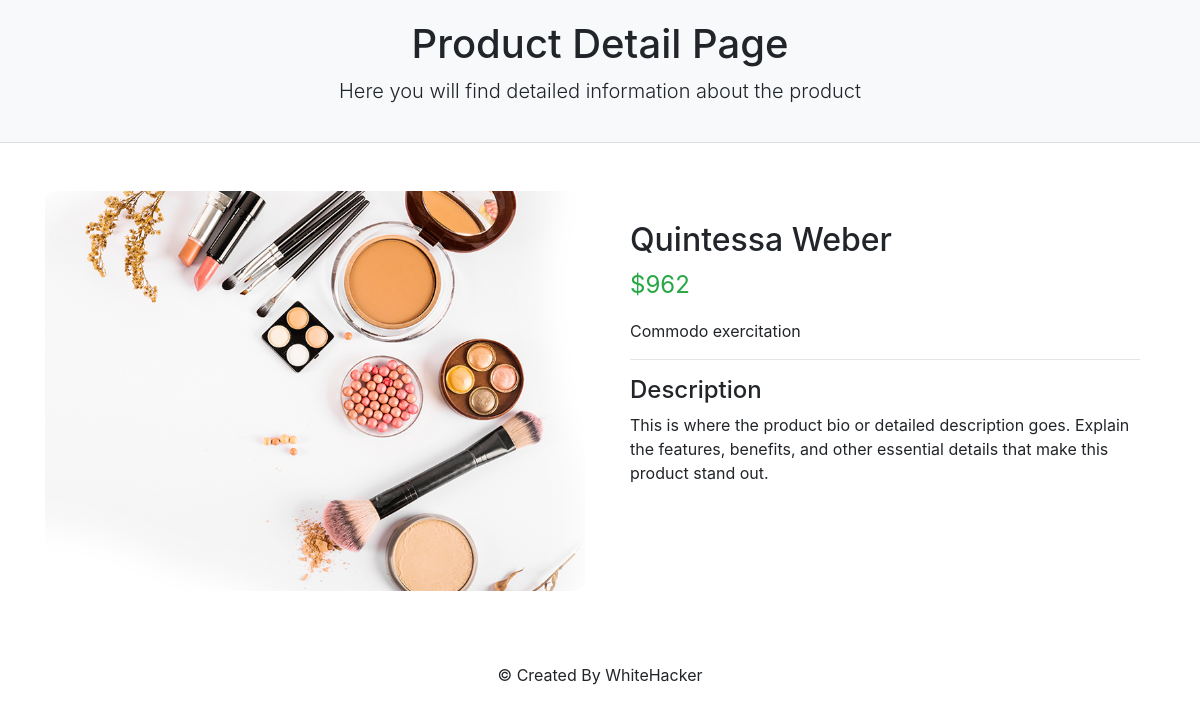
Page /detail/1/ on the committed database.
### blog/models.py (models this page shows, shortened)
class Product(models.Model):
    tag = [
        ('carousel', 'Carousel'),
        ('product', 'Product'),
    ]
    name= models.CharField(max_length=200)
    bio = models.TextField()
    price = models.IntegerField()
    img = models.ImageField(upload_to='product/')
    tag_type = models.CharField(choices=tag, max_length=10)
    category = models.ForeignKey(Category,on_delete=models.CASCADE)

### blog/views.py (the view)
# urls.py: path('detail/<int:id>/', detail, name='detail'),
def detail(request, id):
    product = Product.objects.get(id=id)
    context = {
        'x': product
    }
    return render(request,'detail/detail.html', context=context)

### templates/detail/detail.html (shortened to what this page needs)
<!DOCTYPE html>
<html lang="en">
<head>
    <link href="https://stackpath.bootstrapcdn.com/bootstrap/4.5.2/css/bootstrap.min.css" rel="stylesheet">
</head>
<body>
    <div class="product-header text-center">
        <h1>Product Detail Page</h1>
        <p class="lead">Here you will find detailed information about the product</p>
    </div>
    <div class="container my-5">
        <div class="row">
            <div class="col-md-6">
                <img src="{{x.img.url}}" alt="Product Image" class="product-image">
            </div>
            <div class="col-md-6 product-content">
                <h2>{{x.name}}</h2>
                <p class="price-tag">${{x.price}}</p>
                <p>{{x.bio}}</p>
                <hr>
                <h4>Description</h4>
                <p>
                    This is where the product bio or detailed description goes. Explain the features, benefits, and other essential details that make this product stand out.
                </p>
            </div>
        </div>
    </div>
    <footer class="text-center py-4">
        <p>&copy; Created By WhiteHacker</p>
    </footer>
</body>
</html>

### templates/detail/detail.html (style rules this page uses)
.product-header { background-color: #f8f9fa; padding: 20px; border-bottom: 1px solid #ddd; }
.product-content { padding: 30px; }
.product-image { width: 100%; max-height: 400px; object-fit: cover; border-radius: 10px; }
.price-tag { font-size: 1.5rem; color: #28a745; }

### rows in the picture
Product: img (picture), name "Quintessa Weber", price "962", bio "Commodo exercitation"
